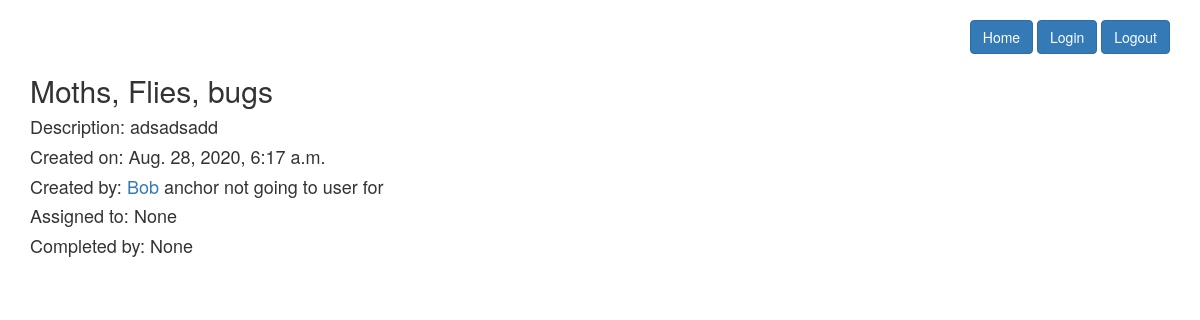
/ticket/2/, run on the app's committed database.
### homepage/models.py (models this page shows, shortened)
class Ticket(models.Model):
    title = models.CharField(max_length=50)
    post_date = models.DateTimeField(default=timezone.now)
    description = models.TextField()
    user_filed = models.CharField(max_length=50)
    status = models.CharField(max_length=50, default='New')
    user_assigned = models.CharField(max_length=50, blank=True, null=True)
    user_completed = models.CharField(max_length=50, blank=True, null=True)

### homepage/views.py (the view)
# urls.py: path('ticket/<int:ticket_id>/', ticket_detail_view, name="ticketview"),
def ticket_detail_view(request, ticket_id):
    my_ticket = Ticket.objects.filter(id=ticket_id).first()
    return render(request, "ticket_detail.html", {"ticket": my_ticket})

### templates/ticket_detail.html
{% extends 'base.html' %} {% block content %}
<br />
<div align="right">
  <a href="/" class="btn btn-primary">Home</a>&nbsp;<a
    href="/login/"
    class="btn btn-primary"
    >Login</a
  >&nbsp;<a href="/logout/" class="btn btn-primary">Logout</a>
</div>
{% if not ticket %}
<h1>The ticket you are looking for does not exist.</h1>
{% else %}
<h2>{{ ticket.title }}</h2>
<h4>Description: {{ ticket.description }}</h4>
<h4>Created on: {{ ticket.post_date }}</h4>
<h4>
  Created by:
  <a href="/user/{{ ticket.user_filed.id }}/">{{ ticket.user_filed }}</a> anchor
  not going to user for
</h4>
<h4>Assigned to: {{ ticket.user_assigned }}</h4>
<h4>Completed by: {{ ticket.user_completed }}</h4>
{% endif %} {% endblock %}

### data on the page
Ticket: title "Moths, Flies, bugs", description "adsadsadd", post_date "Aug. 28, 2020, 6:17 a.m.", user_filed "Bob", user_assigned "None", user_completed "None"
